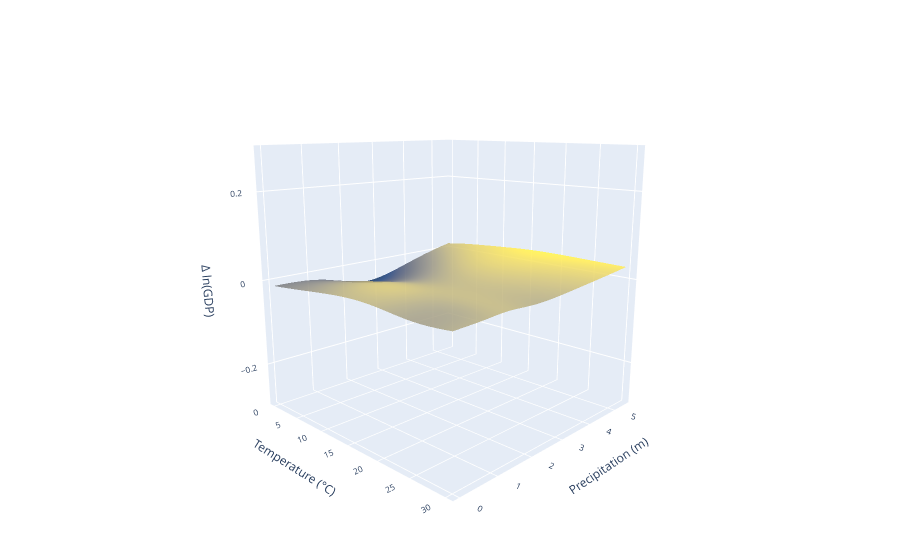

Source (notebook cell):
### Markdown cell above
## 4. Data visualization

### Code cell
plot_data=[mean_surface]
fig= go.Figure(data=plot_data)

## 3-d surface plot
fig.update_layout(
        autosize=True,
       
        margin=dict(
            l=0,
            r=0,
            b=0,
            t=0,
        ),

            scene=dict(
                xaxis_title='Temperature (°C)',
                yaxis_title='Precipitation (m)',
                zaxis=dict(title=dict(text="Δ ln(GDP)"),range=[-0.3, 0.3]),
                camera=dict(eye=dict(x=1.738, y=-1.780, z=0.589))
                
            ),
            
            legend=dict(
                bgcolor='rgba(255,255,255,0.7)',
                bordercolor='black',
                borderwidth=1
            ),
            font=dict(
            size=10
        )
        )
fig.show()

### Figure 1 — Plotly figure (JSON) as saved in the notebook; plotly's stock layout.template omitted (floating-point values rounded to 4 significant figures; data arrays with more than 128 entries replaced by an {"elided": "..."} marker saying what was removed)
{"data": [{"colorscale": [[0, "#00224e"], [0.1111, "#123570"], [0.2222, "#3b496c"], [0.3333, "#575d6d"], [0.4444, "#707173"], [0.5556, "#8a8678"], [0.6667, "#a59c74"], [0.7778, "#c3b369"], [0.8889, "#e1cc55"], [1, "#fee838"]], "name": "mean_surface", "opacity": 0.85, "showscale": false, "type": "surface", "x": {"elided": "90x90 float values"}, "y": {"elided": "90x90 float values"}, "z": {"elided": "90x90 float values"}}], "layout": {"autosize": true, "font": {"size": 10}, "legend": {"bgcolor": "rgba(255,255,255,0.7)", "bordercolor": "black", "borderwidth": 1}, "margin": {"b": 0, "l": 0, "r": 0, "t": 0}, "scene": {"camera": {"eye": {"x": 1.738, "y": -1.78, "z": 0.589}}, "xaxis": {"title": {"text": "Temperature (°C)"}}, "yaxis": {"title": {"text": "Precipitation (m)"}}, "zaxis": {"range": [-0.3, 0.3], "title": {"text": "Δ ln(GDP)"}}}}}
